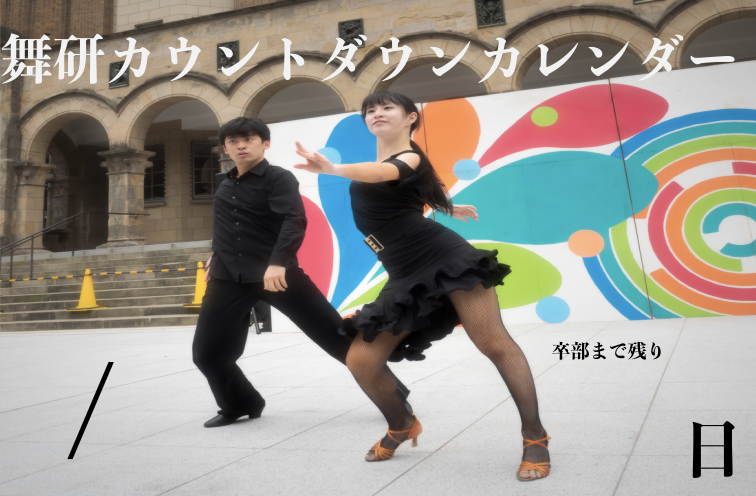
#> input picture countdown/img/sotsubu.png, 1512 x 992 px (shown at 1/2 size)
$ python countdown.py
#> lines starting #> are read from the running program, lines starting #| are printed output that depends on the picture
# -*- coding: utf-8 -*-
import os, datetime, csv, json
import numpy as np
from PIL import Image, ImageDraw, ImageFont, ImageFilter, ImageEnhance
import requests
from requests_oauthlib import OAuth1

class CreateImage:
	def __init__(self, size): #logっていう変数消したよ
#> called with size = (600, 500)
		self.imgSize = size
		self.img = Image.new("RGB", size, (255, 255, 255))
#> self.img: PIL image 600x500 RGB; every value is 255
		self.text = { "font" : None, "size" : None, "rgba" : None }

	def addNext(self,r,g,b):
		self.nextImg = Image.new("RGBA", (10000,10000), (r, g, b, 0))
		return self

	def addImage(self, pos = (0, 0) , size = None):
		size = size if size else self.imgSize
		#size = (100000,1000000)
		self.img.paste(self.nextImg, pos, self.nextImg)

	def nextImage(self, src, pos = (0, 0) , size = None):
#> called with src = 'img/sotsubu.png', pos = (0, 0)
		size = size if size else self.imgSize
		img = Image.open(src).resize(size)
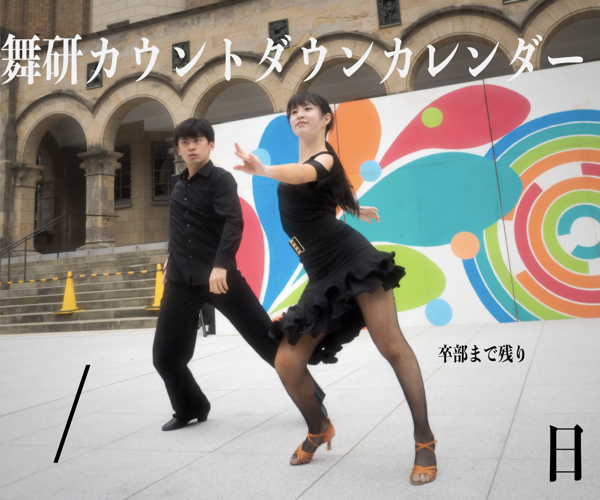
#> img: PIL image 600x500 RGBA; mean R, G, B, A 152.3, 148.1, 140.9, 255
		self.nextImg.paste(img, pos)
		del img
		return self

	def nextText(self, text, pos, rgba = None, font = None, size = None):
		rgbaSet = rgba if rgba else self.text["rgba"]
		color = (rgbaSet[0], rgbaSet[1], rgbaSet[2], round(rgbaSet[3] * 255))
		fontSet = font if font else self.text["font"]
		sizeSet = size if size else self.text["size"]
		imagefont = ImageFont.truetype(font = fontSet , size = sizeSet , encoding = "unic")

		draw = ImageDraw.Draw(self.nextImg)
		draw.text(pos, text = text, imagefont = fontSet, fill = color)
		del draw
		return self

	def save(self):
		self.img.save("unko.png")

if __name__ == "__main__":
	imgSize = (600, 500)
	textColor = (255, 255, 255, 1.0)
	fontSrc = {
		"ShinGo-EL" : "Fonts/Arial.ttf",
		"Gotham-Thin" : "Fonts/Arial.ttf",
	}
	imgSrc = {
		"template" : "img/sotsubu.png",
		#"template-date" : "img/template-date.png",
	}

	img = CreateImage(imgSize)
	img.addNext(255, 255, 255).nextImage(imgSrc["template"]).addImage()
#> (the run stopped early here; a loop or call above may not have finished)
